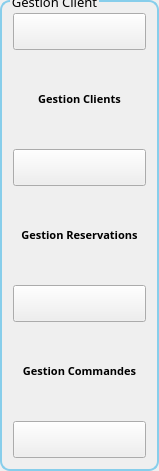
   <widget class="QGroupBox" name="groupBox_7">
    <property name="geometry">
     <rect>
      <x>50</x>
      <y>50</y>
      <width>151</width>
      <height>471</height>
     </rect>
    </property>
    <property name="font">
     <font>
      <family>Segoe Print</family>
      <pointsize>10</pointsize>
     </font>
    </property>
    <property name="styleSheet">
     <string notr="true">QGroupBox  {
    border: 2px solid gray;
    border-color:  #87CEEB;

    border-radius: 10px;
 

    
}
QGroupBox::title {
    top: -7,5px;
    left: 10px;
}</string>
    </property>
    <property name="title">
     <string>Gestion Client</string>
    </property>
    <layout class="QVBoxLayout" name="verticalLayout_9">
     <item>
      <layout class="QVBoxLayout" name="verticalLayout_10">
       <property name="spacing">
        <number>2</number>
       </property>
       <item>
        <widget class="QToolButton" name="gestion4_3">
         <property name="enabled">
          <bool>true</bool>
         </property>
         <property name="font">
          <font>
           <family>Segoe Print</family>
           <pointsize>8</pointsize>
          </font>
         </property>
         <property name="styleSheet">
          <string notr="true">QToolButton{background-image: url(:/Files/ingredients (1).png);
 background-repeat: no-repeat;
background-position: center;
width: 125px; 
	height:30px;}
</string>
         </property>
         <property name="text">
          <string/>
         </property>
         <property name="icon">
          <iconset>
           <normaloff>:/colab/icolab.png</normaloff>:/colab/icolab.png</iconset>
         </property>
         <property name="iconSize">
          <size>
           <width>50</width>
           <height>30</height>
          </size>
         </property>
        </widget>
       </item>
       <item>
        <widget class="QLabel" name="label_64">
         <property name="font">
          <font>
           <family>Segoe Print</family>
           <pointsize>-1</pointsize>
           <weight>75</weight>
           <bold>true</bold>
          </font>
         </property>
         <property name="styleSheet">
          <string notr="true">background-color: transparent;
	color: black;
	font-weight: bold;
	font-size: 7px;</string>
         </property>
         <property name="text">
          <string>&lt;html&gt;&lt;head/&gt;&lt;body&gt;&lt;p align=&quot;center&quot;&gt;&lt;span style=&quot; font-size:8pt;&quot;&gt;Gestion Clients&lt;/span&gt;&lt;/p&gt;&lt;/body&gt;&lt;/html&gt;</string>
         </property>
        </widget>
       </item>
       <item>
        <widget class="QToolButton" name="gestion1_3">
         <property name="styleSheet">
          <string notr="true">

QToolButton{background-image: url(:/Files/delivery-truck (1).png);
 background-repeat: no-repeat;
background-position: center;
width: 125px; 
	height:30px;}</string>
         </property>
         <property name="text">
          <string/>
         </property>
         <property name="icon">
          <iconset>
           <normaloff>:/reservation/ireservation.png</normaloff>:/reservation/ireservation.png</iconset>
         </property>
         <property name="iconSize">
          <size>
           <width>50</width>
           <height>30</height>
          </size>
         </property>
        </widget>
       </item>
       <item>
        <widget class="QLabel" name="label_65">
         <property name="font">
          <font>
           <family>Segoe Print</family>
           <pointsize>5</pointsize>
           <weight>75</weight>
           <bold>true</bold>
          </font>
         </property>
         <property name="styleSheet">
          <string notr="true">background-color: transparent;
	color: black;
	font-weight: bold;
	font-size: 6,5px;</string>
         </property>
         <property name="text">
          <string>&lt;html&gt;&lt;head/&gt;&lt;body&gt;&lt;p align=&quot;center&quot;&gt;&lt;span style=&quot; font-size:8pt;&quot;&gt;Gestion Reservations&lt;/span&gt;&lt;/p&gt;&lt;/body&gt;&lt;/html&gt;</string>
         </property>
        </widget>
       </item>
       <item>
        <widget class="QToolButton" name="gestion5_3">
         <property name="styleSheet">
          <string notr="true">
QToolButton{background-image: url(:/Files/fast-food (3).png);
 background-repeat: no-repeat;
background-position: center;
width: 125px; 
	height:30px;}</string>
         </property>
         <property name="text">
          <string/>
         </property>
         <property name="icon">
          <iconset>
           <normaloff>:/staff/istaff.png</normaloff>:/staff/istaff.png</iconset>
         </property>
         <property name="iconSize">
          <size>
           <width>50</width>
           <height>30</height>
          </size>
         </property>
        </widget>
       </item>
       <item>
        <widget class="QLabel" name="label_66">
         <property name="font">
          <font>
           <family>Segoe Print</family>
           <pointsize>7</pointsize>
           <weight>75</weight>
           <bold>true</bold>
          </font>
         </property>
         <property name="styleSheet">
          <string notr="true">background-color: transparent;
	color: black;
	font-weight: bold;
	font-size: 7,5px;</string>
         </property>
         <property name="text">
          <string>&lt;html&gt;&lt;head/&gt;&lt;body&gt;&lt;p align=&quot;center&quot;&gt;&lt;span style=&quot; font-size:8pt;&quot;&gt;Gestion Commandes&lt;/span&gt;&lt;/p&gt;&lt;/body&gt;&lt;/html&gt;</string>
         </property>
        </widget>
       </item>
       <item>
        <widget class="QToolButton" name="logout_button_3">
         <property name="font">
          <font>
           <family>Segoe Print</family>
           <weight>75</weight>
           <bold>true</bold>
          </font>
         </property>
         <property name="styleSheet">
          <string notr="true">
QToolButton {background-image: url(:/Files/exit.png);
 background-repeat: no-repeat;
background-position: center;
width: 125px; 
	height:30px;}</string>
         </property>
         <property name="text">
          <string/>
         </property>
         <property name="icon">
          <iconset>
           <normaloff>:/log/ilog.png</normaloff>:/log/ilog.png</iconset>
         </property>
         <property name="iconSize">
          <size>
           <width>50</width>
           <height>30</height>
          </size>
         </property>
        </widget>
       </item>
      </layout>
     </item>
    </layout>
   </widget>
